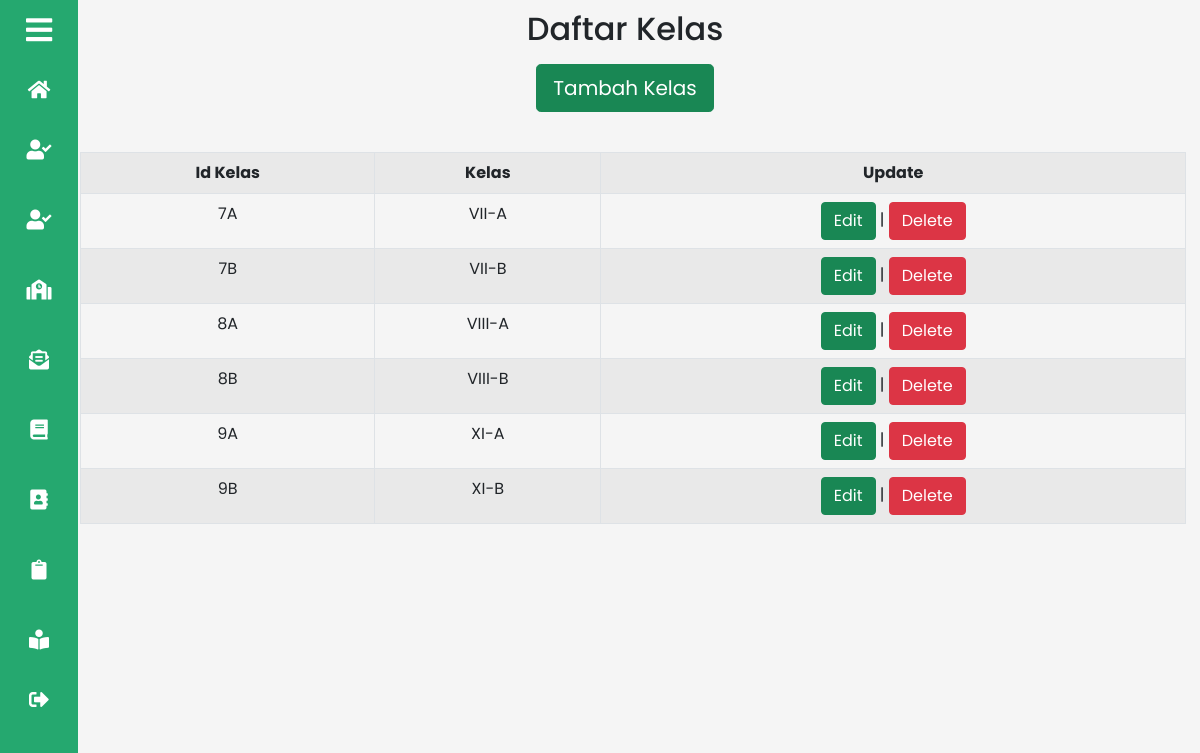
Page /admin/crud_kelas/crud_kelas.php on the committed database.
### tables this page shows
CREATE TABLE `kelas` (
  `ID_KELAS` varchar(20) NOT NULL,
  `ID_ADMIN` varchar(20) DEFAULT NULL,
  `KELAS` varchar(6) DEFAULT NULL
);

### admin/crud_kelas/crud_kelas.php (the view, shortened to what this page needs)
<?php
include_once("../../config/config.php");
$result = mysqli_query($mysqli, "SELECT * FROM kelas");
?>
<!DOCTYPE html>
<html>
<head>
	 <link rel="stylesheet" href="../assets/dashboard_admin.css">
	<link rel="stylesheet" href="https://cdnjs.cloudflare.com/ajax/libs/font-awesome/5.15.3/css/all.min.css">
	<link href="https://cdn.jsdelivr.net/npm/bootstrap@5.0.2/dist/css/bootstrap.min.css" rel="stylesheet">
</head>
<body>
	<section class="sidebar close">
		<section class="click-close">
			<i class="fas fa-bars"></i><p>Admin</p>
		</section>
		<ul class="list-menu">
			<li>
				<a href="../dashboard_admin.php"><i class="fas fa-home"></i><p>Home</p></a>
			</li>
			<li>
				<a href="../crud_siswa/crud_siswa.php"><i class="fas fa-user-check"></i><p>Daftar Siswa</p></a>
			</li>
			<li>
				<a href="../crud_guru/crud_guru.php"><i class="fas fa-user-check"></i><p>Daftar Guru</p></a>
			</li>
			<li>
				<a href="crud_kelas.php"><i class="fas fa-school"></i><p>Daftar Kelas</p></a>
			</li>
			<li>
				<a href="../daftar_nilai/semester.php"><i class="fas fa-envelope-open-text"></i><p>Daftar Nilai</p></a>
			</li>
			<li>
				<a href="../crud_mapel/crud_mapel.php"><i class="fas fa-book"></i><p>Daftar Mapel</p></a>
			</li>
			<li>
				<a href="../crud_semester/crud_semester.php"><i class="fas fa-address-book"></i><p>Daftar Semester</p></a>
			</li>
			<li>
				<a href="../daftar_absen/semester.php"><i class="fas fa-clipboard"></i><p>Daftar Absen</p></a>
			</li>
			<li>
				<a href="../crud_belajar/crud_belajar.php"><i class="fas fa-book-reader"></i><p >Daftar Pembelajaran</p></a>
			</li>
			<li>
				<a href="../login_admin.php"><i class="fas fa-sign-out-alt"></i><p>LogOut</p></a>
			</li>
		</ul>
	</section>
	<section class="home">
		<div class="content">
      		<h2>Daftar Kelas</h2>
			  	<div class="container mx-auto my-3 mx-2" >
        			<a class="btn btn-success btn-lg " href="add.php">Tambah Kelas</a><br/><br/>
        			<div class="table-responsive col-md-12 my-3 mx-2" style="overflow-x: auto">
        			    <table class="table table-striped table-hover table-bordered">
							<tr>
	 							<th>Id Kelas</th>
								<th>Kelas</th>
								<th>Update</th>
 							</tr>
							<?php
 								while($user_data = mysqli_fetch_array($result)) {
									 echo "<tr>";
									 echo "<td>".$user_data['ID_KELAS']."</td>";
									 echo "<td>".$user_data['KELAS']."</td>";
									 echo "<td><a class='btn btn-success' href='edit.php?ID_KELAS=$user_data[ID_KELAS]'>Edit</a> | <a class='btn btn-danger' href='delete.php?ID_KELAS=$user_data[ID_KELAS]'>Delete</a></td></tr>";
 								}
 							?>
        			    </table>
        			</div>
    			</div>
    	</div>
	</section>
</body>
</html>

### admin/assets/dashboard_admin.css (style rules this page uses)
* { margin: 0; padding: 0; box-sizing: border-box; font-family: 'Poppins', sans-serif; }
.sidebar { position: fixed; top: 0; left: 0; height: 100%; width: 260px; background: #25a86f; z-index: 100; transition: all 0.5s ease; }
.sidebar.close { width: 78px; }
.sidebar .click-close { height: 60px; width: 100%; display: flex; align-items: center; }
.sidebar .click-close i { font-size: 30px; color: #fff; height: 50px; min-width: 78px; text-align: center; line-height: 50px; }
.sidebar .list-menu { height: 100%; padding: 5px 0 120px 0; overflow: auto; }
.sidebar.close .list-menu { overflow: visible; }
.sidebar .list-menu li { position: relative; list-style: none; transition: all 0.4s ease; }
.sidebar .list-menu li i { height: 50px; min-width: 78px; text-align: center; line-height: 50px; color: #fff; font-size: 20px; cursor: pointer; transition: all 0.3s ease; }
.sidebar .list-menu li a { display: flex; align-items: center; text-decoration: none; }
.home { position: relative; background: whitesmoke; height: 100vh; left: 260px; width: calc(100% - 260px); transition: all 0.5s ease; }
.sidebar.close ~ .home { left: 50px; width: calc(100% - 50px); }
.content { text-align: center; padding: 10px; }

### rows in the picture
kelas: ID_KELAS "7A", KELAS "VII-A"
kelas: ID_KELAS "7B", KELAS "VII-B"
kelas: ID_KELAS "8A", KELAS "VIII-A"
kelas: ID_KELAS "8B", KELAS "VIII-B"
kelas: ID_KELAS "9A", KELAS "XI-A"
kelas: ID_KELAS "9B", KELAS "XI-B"
